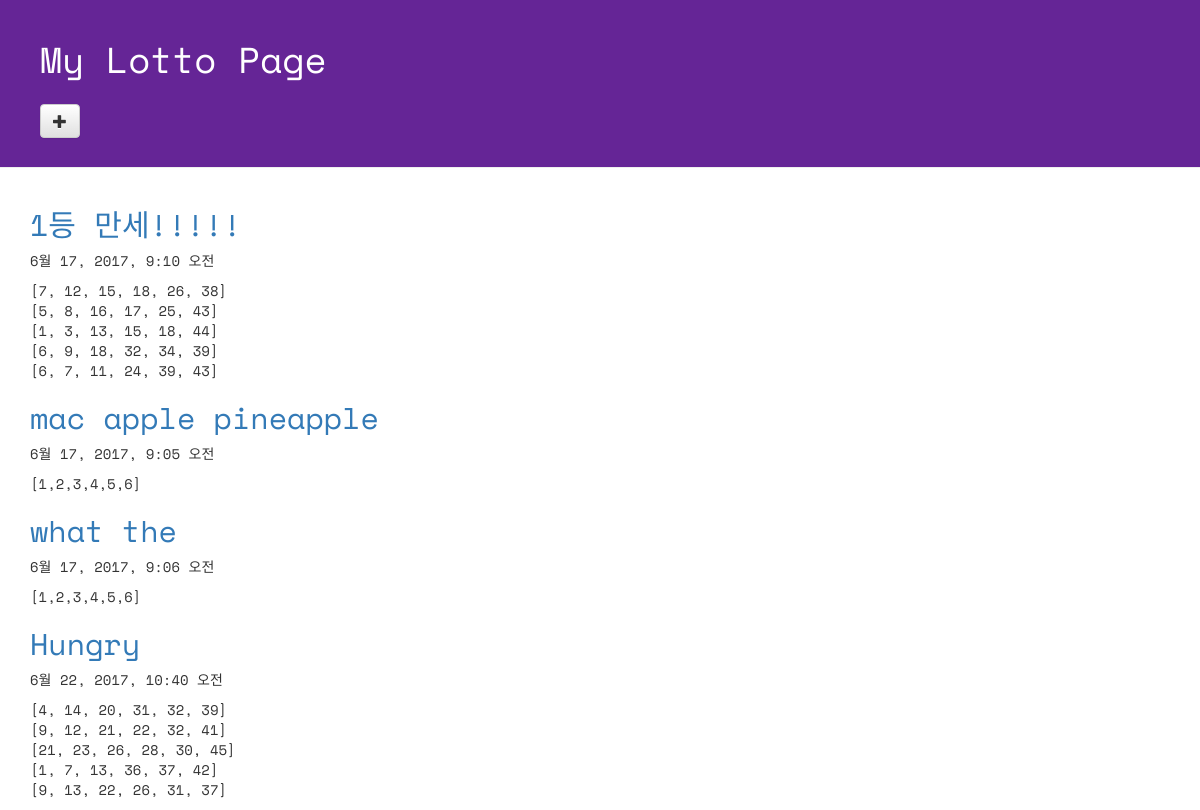
Page /lotto/ on the committed database.
### lotto/models.py (models this page shows, shortened)
class GuessNumbers(models.Model):
    name = models.CharField(max_length = 24)
    lottos = models.CharField(max_length = 255, default = '[1,2,3,4,5,6]')
    text =  models.CharField(max_length = 255)
    num_lotto = models.IntegerField(default = 5)
    update_date = models.DateTimeField()

### lotto/views.py (the view)
# urls.py: url(r'^lotto/$', views.index, name='lotto'),
def index(request):
    lottos = GuessNumbers.objects.all()
    return render(request, "lotto/default.html", {"lottos": lottos})

### lotto/templates/lotto/default.html (shortened to what this page needs)
<!DOCTYPE html>
{% load staticfiles %}
<html lang="ko">
<head>
  <link rel="stylesheet" href="//maxcdn.bootstrapcdn.com/bootstrap/3.2.0/css/bootstrap.min.css">
  <link rel="stylesheet" href="//maxcdn.bootstrapcdn.com/bootstrap/3.2.0/css/bootstrap-theme.min.css">
  <link rel="stylesheet" href="{% static 'css/lotto.css'%}">
</head>
<body>
  <div class="page-header">
  <h1>My Lotto Page</h1>
  <h2> <a href="{% url 'new_lotto'%}">
    <span class="glyphicon glyphicon-plus btn btn-default"></span></a></h2>
  </div>
  <div class="container lotto">
    {% for lotto in lottos %}
    <h2><a href="{% url 'detail' lottokey=lotto.pk %}">{{lotto.text}}</a></h2>
    <p> {{lotto.update_date}}</p>
    <p> {{lotto.lottos|linebreaksbr}}</p>
    {% endfor %}
  </div>
</body>
</html>

### lotto/static/css/lotto.css (style rules this page uses)
.page-header { background-color: #652596; margin-top: 0; padding: 20px 20px 20px 40px; font-family: 'Space Mono', monospace; }
.page-header h1 { color: #FFFFFF; }
.container { font-family: 'Space Mono', monospace; }
.container h2 { color: #b9f442; }

### rows in the picture
GuessNumbers: text "1등 만세!!!!!", update_date "6월 17, 2017, 9:10 오전", lottos "[7, 12, 15, 18, 26, 38] [5, 8, 16, 17, 25, 43] [1, 3, 13, 15, 18, 44] [6, 9, 18, 32, 34, 39] [6, 7, 11, 24, 39, 43]"
GuessNumbers: text "mac apple pineapple", update_date "6월 17, 2017, 9:05 오전", lottos "[1,2,3,4,5,6]"
GuessNumbers: text "what the", update_date "6월 17, 2017, 9:06 오전", lottos "[1,2,3,4,5,6]"
GuessNumbers: text "Hungry", update_date "6월 22, 2017, 10:40 오전", lottos "[4, 14, 20, 31, 32, 39] [9, 12, 21, 22, 32, 41] [21, 23, 26, 28, 30, 45] [1, 7, 13, 36, 37, 42] [9, 13, 22, 26, 31, 37]"
